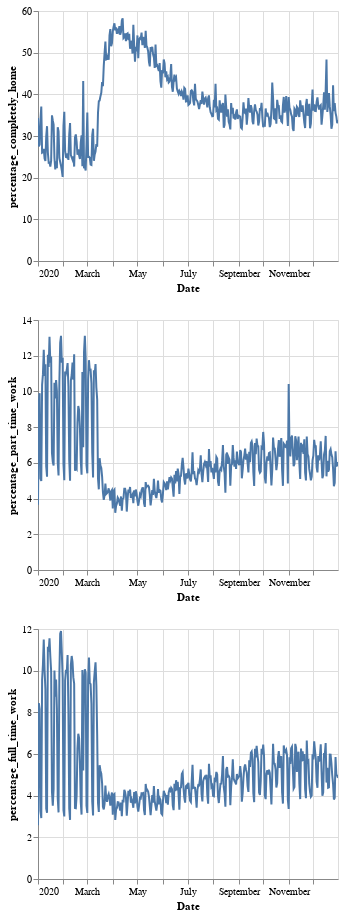

The notebook cell saved with this chart:
### Code cell
#Visualising mobility

title = '{} {}'.format(city,year)
alt.Chart(grouped_dm.reset_index()).mark_line().encode(
    x=alt.X('date', title='Date'),
    y=alt.Y(alt.repeat('row'), type='quantitative')
).properties(
    width=300,
    height=250
).repeat(
    row=['percentage_completely_home','percentage_part_time_work','percentage_full_time_work']
).interactive()

### Figure 1 — Vega-Lite specification as saved in the notebook (floating-point values rounded to 4 significant figures; data arrays with more than 128 entries replaced by an {"elided": "..."} marker saying what was removed)
{"config": {"view": {"continuousWidth": 400, "continuousHeight": 300}}, "repeat": {"row": ["percentage_completely_home", "percentage_part_time_work", "percentage_full_time_work"]}, "spec": {"data": {"name": "data-db6a9455c6fe3cac4a1b2d1ca0886d42"}, "mark": "line", "encoding": {"x": {"type": "temporal", "field": "date", "title": "Date"}, "y": {"type": "quantitative", "field": {"repeat": "row"}}}, "height": 250, "selection": {"selector001": {"type": "interval", "bind": "scales", "encodings": ["x", "y"]}}, "width": 300}, "$schema": "https://vega.github.io/schema/vega-lite/v4.8.1.json", "datasets": {"data-db6a9455c6fe3cac4a1b2d1ca0886d42": {"elided": "366 records"}}}
